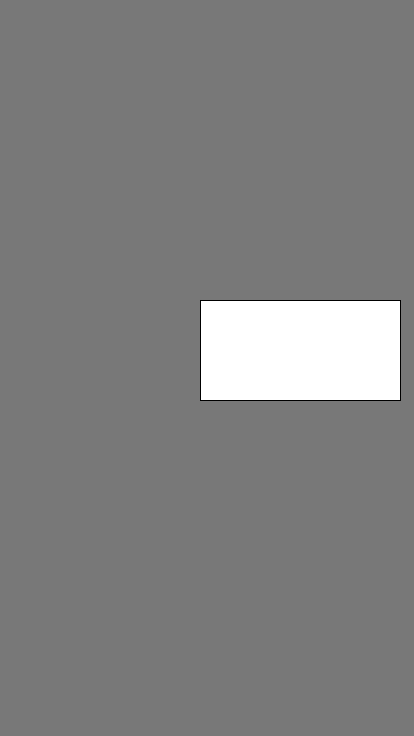
Frame 1 (no input)
Frame 60 (the mouse pressed at the canvas centre just before this capture): identical to frame 1, image omitted
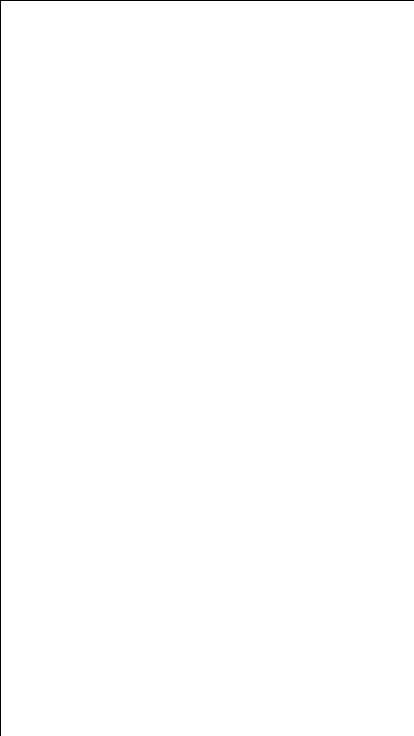
Frame 120 (the mouse held since frame 60 and released just before this capture)

The Processing sketch that drew these frames (run headless with seeded random() and noise(); from frame 60 on, the mouse is pressed at the canvas centre):

// Processing sketch: animationDialogBox
// ── animationDialogBox.pde
void setup(){
  size(414, 736);
  
}

void draw(){
  background(120);
  if (mousePressed == true){
    rect(0, 0, 414, 736);
  } else {
    rect(200, 300, 200, 100);
  }
  
}
